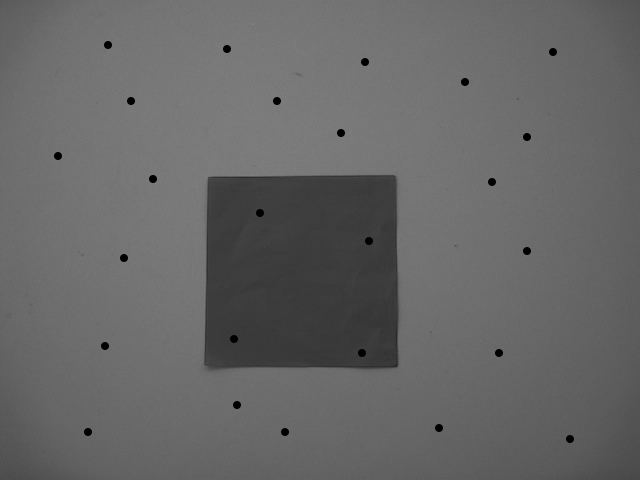
//> input picture 第5回/第5回講義資料/dot_gray_rectangle.jpg, 640 x 480 px
$ ./05_02_denoising_k21099   (built with g++ and OpenCV 4)
//> lines starting //> are read from the running program, lines starting //| are printed output that depends on the picture; after the words box and inside, x2 and y2 are one past the last pixel; in counts of white or black regions, pixels touching at a corner belong together
#include <iostream>
// OpenCV用のヘッダファイル
#include <opencv2/opencv.hpp>
//画像ファイル (サイズは小さめが良い)
#define FILE_NAME "./dot_gray_rectangle.jpg"
#define WINDOW_NAME_INPUT "input"
#define WINDOW_NAME_OUTPUT "output"
#define FILTER_SIZE (40)
#define COLOR_MAX (256)


int main(int argc, const char * argv[]) {

    int hist[COLOR_MAX];

    //1.画像をグレイスケールで入力
    cv::Mat src_img;//画像の型と変数
    src_img = cv::imread(FILE_NAME,0); //画像の読み込み
//> src_img is the input picture: 480 rows x 640 cols, CV_8UC1; min 0, max 129, mean 102.4
    if (src_img.empty()) { //入力失敗の場合
        fprintf(stderr, "読み込み失敗\n");
        return (-1);
    }

    //2.出力画像の宣言(処理4で自動的にメモリ確保される）
    cv::Mat blur_img;
    //3.フィルタの宣言と設計（入力と正規化）
    //フィルタa
    int filesize = FILTER_SIZE*FILTER_SIZE;
    double filter_h[filesize];
    for (int i=0; i<filesize; i++) {
        filter_h[i] = 1.0/filesize;
    }printf("\n");
    ////配列をフィルタ行列kernelに変換
    cv::Mat kernel = cv::Mat(FILTER_SIZE,FILTER_SIZE,CV_32F,filter_h);
    //正規化(正規化しないと画素数が255を超えるため）
    cv::normalize(kernel, kernel, 1.0,0.0,cv::NORM_L1);
    //4.フィルタの計算
    cv::filter2D(src_img, blur_img, -1, kernel);
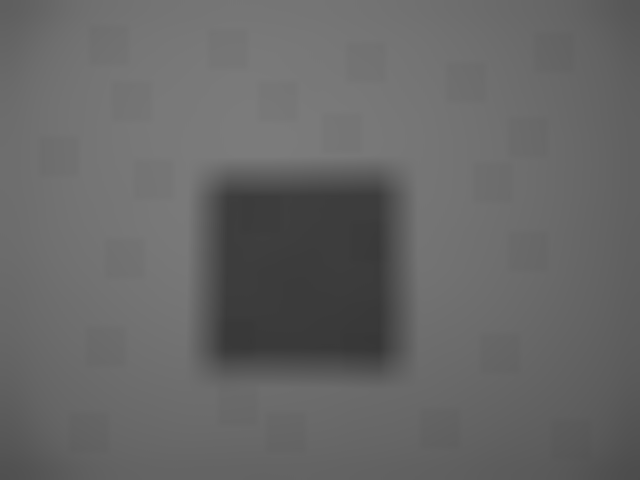
//> blur_img: 480 rows x 640 cols, CV_8UC1; min 55, max 123, mean 102.4

    for (int i=0; i<COLOR_MAX; i++) {
                hist[i]=0;
            }

        for (int y=0; y<src_img.rows; y++) {
               for (int x=0; x<src_img.cols; x++) {
                   //画素値の取得
                   unsigned char s = blur_img.at<unsigned char>(y,x);
                   //画素値の計算
                   hist[s]++;
               }
           }
//> after the loop, hist = 256 values, max 12767 at index 117, min 0 at index 0, mean 1200

        for (int i=0; i<COLOR_MAX; i++) {
                printf("%d %d\n",i,hist[i]);
            }
//> this loop made 256 passes
//| 0 0
//| 1 0
//| 2 0
//| 3 0
//| 4 0
//| 5 0
//| 6 0
//| 7 0
//> (output is shown up to pass 8 of 256)

    cv::Mat dst_img = cv::Mat(blur_img.size(),CV_8UC1);

    for (int y=0; y<src_img.rows; y++) {
                for (int x=0; x<src_img.cols; x++) {
                    unsigned char s = blur_img.at<unsigned char>(y,x);
                    if (s<77) {
                        s=255;
                    }else{
                        s=0;
                    }
                    dst_img.at<unsigned char>(y,x) = s;
                }
        }
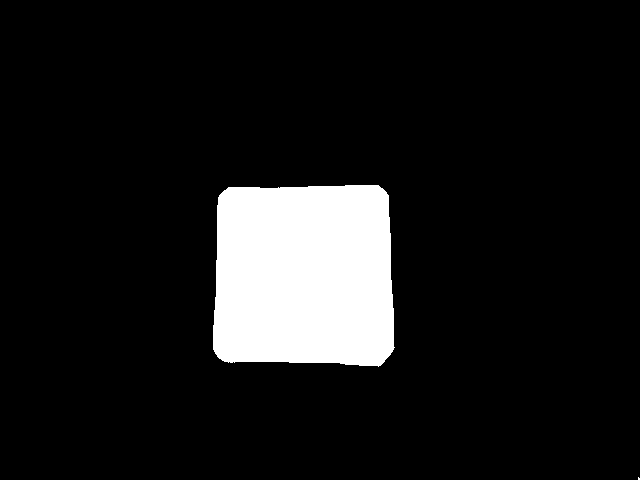
//> dst_img: 480 rows x 640 cols, CV_8UC1; 10.1% white; 2 white regions (1 under 20 px), largest, box (x1, y1, x2, y2) and area: (213, 185, 395, 367) 30913

    //5.出力
    cv::imshow(WINDOW_NAME_INPUT, src_img);  //画像の表示
    cv::imshow(WINDOW_NAME_OUTPUT, dst_img);
    cv::waitKey();

    return (0);

}
